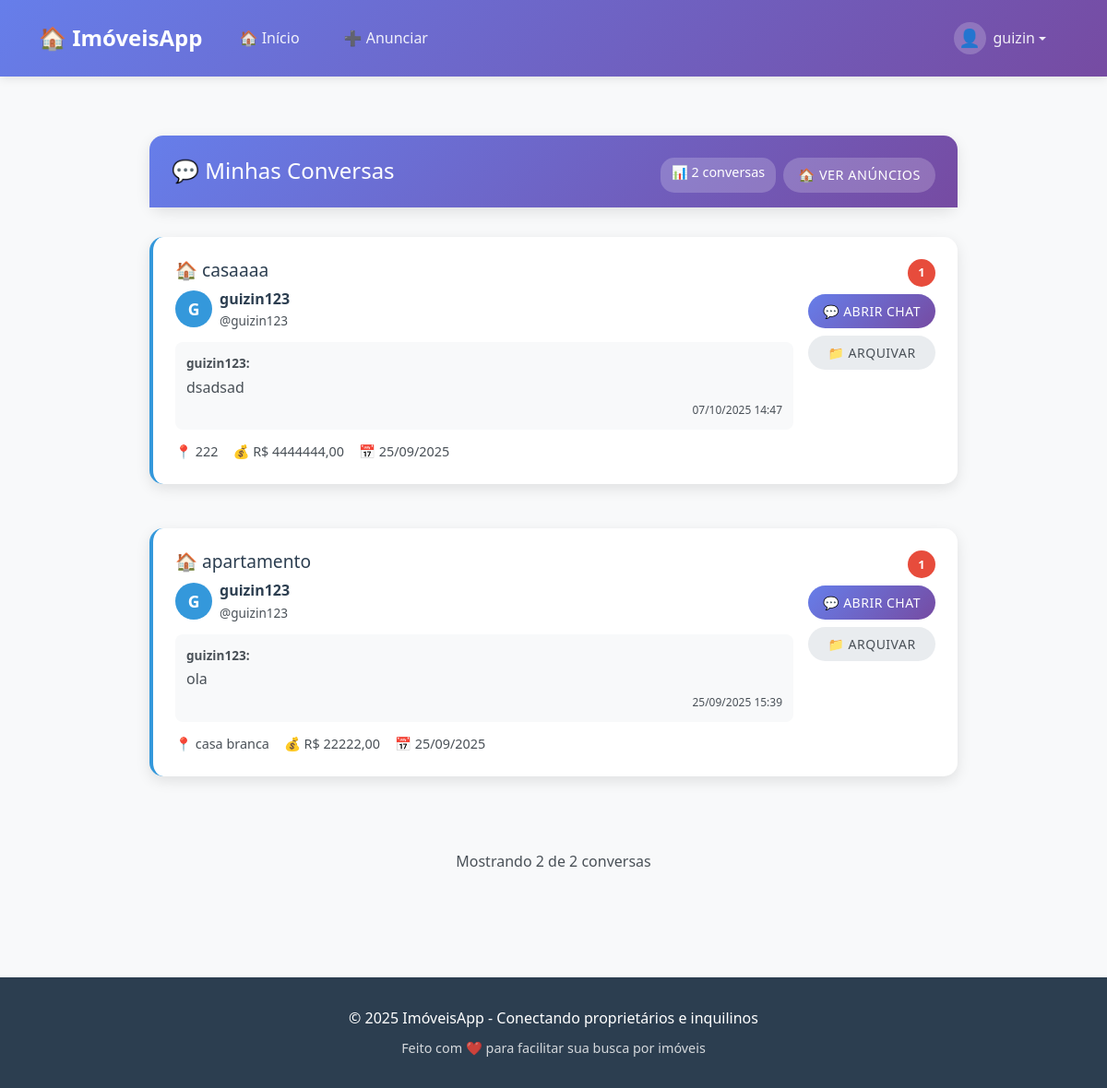
Page /chat/my-chats/ (signed in) on the committed database.
### ads/models.py (models this page shows, shortened)
class ChatRoom(models.Model):
    ad = models.ForeignKey(WantedAd, on_delete=models.CASCADE, related_name='chat_rooms', verbose_name="Anúncio")
    participant_1 = models.ForeignKey(User, on_delete=models.CASCADE, related_name='chats_as_p1', verbose_name="Participante 1")
    participant_2 = models.ForeignKey(User, on_delete=models.CASCADE, related_name='chats_as_p2', verbose_name="Participante 2")
    created_at = models.DateTimeField(auto_now_add=True, verbose_name="Criado em")
    updated_at = models.DateTimeField(auto_now=True, verbose_name="Atualizado em")
    is_active = models.BooleanField(default=True, verbose_name="Ativo")
    class Meta:
        unique_together = ['ad', 'participant_1', 'participant_2']
        verbose_name = "Sala de Chat"
        verbose_name_plural = "Salas de Chat"
        ordering = ['-updated_at']
    def get_other_participant(self, user):
        if user == self.participant_1:
            return self.participant_2
        return self.participant_1
    def get_last_message(self):
        return self.messages.order_by('-created_at').first()
    def get_unread_count_for_user(self, user):
        return self.messages.filter(is_read=False).exclude(sender=user).count()

class WantedAd(models.Model):
       title = models.CharField(max_length=200, verbose_name="Título do Anúncio")
       description = models.TextField(verbose_name="Descrição")
       reward = models.DecimalField(max_digits=10, decimal_places=2, verbose_name="Recompensa", blank=True, null=True)
       category = models.CharField(max_length=100, verbose_name="Categoria", blank=True, null=True)
       location = models.CharField(max_length=200, verbose_name="Localização", blank=True, null=True)
       price = models.DecimalField(max_digits=10, decimal_places=2, verbose_name="Preço", blank=True, null=True)
       created_by = models.ForeignKey(User, on_delete=models.CASCADE, verbose_name="Criado por")
       created_at = models.DateTimeField(auto_now_add=True, verbose_name="Data de Criação")
       updated_at = models.DateTimeField(auto_now=True, verbose_name="Data de Atualização")
       is_active = models.BooleanField(default=True, verbose_name="Ativo")
       class Meta:
           verbose_name = "Anúncio de Procurado"
           verbose_name_plural = "Anúncios de Procurados"

class ChatMessage(models.Model):
    chat_room = models.ForeignKey(ChatRoom, on_delete=models.CASCADE, related_name='messages', verbose_name="Sala de Chat")
    sender = models.ForeignKey(User, on_delete=models.CASCADE, verbose_name="Remetente")
    message = models.TextField(verbose_name="Mensagem")
    created_at = models.DateTimeField(auto_now_add=True, verbose_name="Enviado em")
    is_read = models.BooleanField(default=False, verbose_name="Lida")
    class Meta:
        ordering = ['created_at']
        verbose_name = "Mensagem"
        verbose_name_plural = "Mensagens"

### ads/views.py (the view)
# urls.py: path('chat/my-chats/', views.my_chats, name='my_chats'),
@login_required
def my_chats(request):
    chat_rooms = ChatRoom.objects.filter(
        Q(participant_1=request.user) | Q(participant_2=request.user),
        is_active=True
    ).select_related('ad', 'participant_1', 'participant_2').prefetch_related('messages').order_by('-updated_at')
    chat_list = []
    for room in chat_rooms:
        other_user = room.get_other_participant(request.user)
        last_message = room.get_last_message()
        unread_count = room.get_unread_count_for_user(request.user)
        chat_info = {
            'room': room,
            'other_user': other_user,
            'last_message': last_message,
            'unread_count': unread_count,
            'ad': room.ad
        }
        chat_list.append(chat_info)
    context = {
        'chat_list': chat_list,
        'total_chats': len(chat_list)
    }
    return render(request, 'chat/my_chats.html', context)

### templates/chat/my_chats.html (shortened to what this page needs)
{% extends 'base.html' %}
{% block content %}
<div class="container" style="max-width: 900px; margin: 2rem auto;">
    <div class="card" style="margin-bottom: 2rem;">
        <div class="card-header" style="background: var(--gradiente); color: white;">
            <div style="display: flex; justify-content: space-between; align-items: center; flex-wrap: wrap;">
                <h2 style="margin: 0; font-size: 1.5rem;">💬 Minhas Conversas</h2>
                <div style="display: flex; gap: 0.5rem; margin-top: 0.5rem;">
                    <span style="background: rgba(255,255,255,0.2); padding: 0.25rem 0.75rem; border-radius: 15px; font-size: 0.9rem;">
                        📊 {{ total_chats }} conversa{{ total_chats|pluralize }}
                    </span>
                    <a href="{% url 'index' %}" class="btn" style="background: rgba(255,255,255,0.2); color: white; padding: 0.5rem 1rem; border-radius: 20px; text-decoration: none; font-size: 0.9rem;">
                        🏠 Ver Anúncios
                    </a>
                </div>
            </div>
        </div>
    </div>
    {% if chat_list %}
        <div class="row">
            {% for chat in chat_list %}
            <div class="col-md-12" style="margin-bottom: 1rem;">
                <div class="card chat-item" style="transition: all 0.3s ease; border-left: 4px solid {% if chat.unread_count > 0 %}var(--cor-link){% else %}var(--cor-borda){% endif %};">
                    <div class="card-body" style="padding: 1.5rem;">
                        <div style="display: flex; justify-content: space-between; align-items: flex-start; gap: 1rem;">
                            <div style="flex: 1; min-width: 0;">
                                <h5 style="margin: 0 0 0.5rem 0; color: var(--cor-destaque); font-size: 1.2rem;">
                                    🏠 {{ chat.ad.title }}
                                </h5>
                                <div style="display: flex; align-items: center; gap: 0.5rem; margin-bottom: 0.75rem;">
                                    <div style="width: 40px; height: 40px; background: var(--cor-link); border-radius: 50%; display: flex; align-items: center; justify-content: center; color: white; font-weight: bold; font-size: 1.1rem;">
                                        {{ chat.other_user.username|slice:":1"|upper }}
                                    </div>
                                    <div>
                                        <div style="font-weight: 600; color: var(--cor-destaque);">
                                            {{ chat.other_user.get_full_name|default:chat.other_user.username }}
                                        </div>
                                        <div style="font-size: 0.85rem; color: var(--cor-texto);">
                                            @{{ chat.other_user.username }}
                                        </div>
                                    </div>
                                </div>
                                {% if chat.last_message %}
                                <div style="background: var(--cor-primaria); padding: 0.75rem; border-radius: 8px; margin-bottom: 0.75rem;">
                                    <div style="font-size: 0.85rem; color: var(--cor-texto); margin-bottom: 0.25rem;">
                                        <strong>{{ chat.last_message.sender.username }}:</strong>
                                    </div>
                                    <div style="color: var(--cor-texto); line-height: 1.4;">
                                        {{ chat.last_message.message|truncatewords:15 }}
                                    </div>
                                    <div style="font-size: 0.75rem; color: var(--cor-texto); margin-top: 0.25rem; text-align: right;">
                                        {{ chat.last_message.created_at|date:"d/m/Y H:i" }}
                                    </div>
                                </div>
                                {% else %}
                                <div style="background: var(--cor-primaria); padding: 0.75rem; border-radius: 8px; margin-bottom: 0.75rem; text-align: center; color: var(--cor-texto); font-style: italic;">
                                    Nenhuma mensagem ainda
                                </div>
                                {% endif %}
                                <div style="font-size: 0.9rem; color: var(--cor-texto); display: flex; gap: 1rem; flex-wrap: wrap;">
                                    <span>📍 {{ chat.ad.location }}</span>
                                    <span>💰 R$ {{ chat.ad.price }}</span>
                                    <span>📅 {{ chat.room.created_at|date:"d/m/Y" }}</span>
                                </div>
                            </div>
                            <div style="display: flex; flex-direction: column; align-items: flex-end; gap: 0.5rem;">
                                {% if chat.unread_count > 0 %}
                                <span style="background: var(--cor-erro); color: white; border-radius: 50%; width: 30px; height: 30px; display: flex; align-items: center; justify-content: center; font-size: 0.8rem; font-weight: bold;">
                                    {{ chat.unread_count }}
                                </span>
                                {% endif %}
                                <div style="display: flex; flex-direction: column; gap: 0.5rem; min-width: 120px;">
                                    <a href="{% url 'chat_room' chat.room.id %}" class="btn btn-primary btn-sm" style="text-align: center;">
                                        💬 Abrir Chat
                                    </a>
                                    <a href="{% url 'archive_chat' chat.room.id %}" class="btn btn-secondary btn-sm" style="text-align: center;">
                                        📁 Arquivar
                                    </a>
                                </div>
                            </div>
                        </div>
                    </div>
                </div>
            </div>
            {% endfor %}
        </div>
        <div style="text-align: center; margin-top: 2rem; color: var(--cor-texto);">
            Mostrando {{ chat_list|length }} de {{ total_chats }} conversa{{ total_chats|pluralize }}
        </div>
    {% endif %}
</div>
{% endblock %}

### templates/base.html (shortened to what this page needs)
<!DOCTYPE html>
<html lang="pt-br">
<head>
    <link href="https://cdnjs.cloudflare.com/ajax/libs/bootstrap/5.3.0/css/bootstrap.min.css" rel="stylesheet">
</head>
<body>
    <nav class="navbar navbar-expand-lg navbar-custom">
        <div class="container">
            <a class="navbar-brand" href="{% url 'index' %}">
                🏠 ImóveisApp
            </a>
            <div class="collapse navbar-collapse" id="navbarNav">
                <ul class="navbar-nav me-auto">
                    <li class="nav-item">
                        <a class="nav-link" href="{% url 'index' %}">
                            🏠 Início
                        </a>
                    </li>
                    {% if user.is_authenticated %}
                    <li class="nav-item">
                        <a class="nav-link" href="{% url 'create_ad' %}">
                            ➕ Anunciar
                        </a>
                    </li>
                    {% endif %}
                </ul>
                <ul class="navbar-nav">
                    {% if user.is_authenticated %}
                        <li class="nav-item dropdown">
                            <a class="nav-link dropdown-toggle" href="#" id="userDropdown" role="button" data-bs-toggle="dropdown" style="display: flex; align-items: center;">
                                <div class="user-avatar">
                                    👤
                                </div>
                                {{ user.first_name|default:user.username }}
                            </a>
                        </li>
                    {% endif %}
                </ul>
            </div>
        </div>
    </nav>
    <div class="main-container">
        <div class="container fade-in">
            {% block content %}
            {% endblock %}
        </div>
    </div>
    <footer class="footer">
        <div class="container">
            <p style="margin: 0;">
                © 2025 ImóveisApp - Conectando proprietários e inquilinos
            </p>
            <p style="margin: 0.5rem 0 0 0; font-size: 0.9rem; opacity: 0.8;">
                Feito com ❤️ para facilitar sua busca por imóveis
            </p>
        </div>
    </footer>
</body>
</html>

### templates/base.html (style rules this page uses)
:root { --cor-primaria: #f8f9fa; --cor-secundaria: #e9ecef; --cor-destaque: #2c3e50; --cor-texto: #495057; --cor-link: #3498db; --cor-hover: #2980b9; --cor-borda: #dee2e6; --cor-sucesso: #27ae60; --cor-erro: #e74c3c; --cor-alerta: #f39c12; --sombra: rgba(0, 0, 0, 0.1); --gradiente: linear-gradient(135deg, #667eea 0%, #764ba2 100%); }
* { box-sizing: border-box; }
body { font-family: 'Segoe UI', Tahoma, Geneva, Verdana, sans-serif; line-height: 1.6; margin: 0; padding: 0; background-color: var(--cor-primaria); color: var(--cor-texto); }
.navbar-custom { background: var(--gradiente); box-shadow: 0 2px 10px var(--sombra); padding: 1rem 0; }
.navbar-custom .navbar-brand { color: white !important; font-size: 1.5rem; font-weight: bold; }
.navbar-custom .navbar-nav .nav-link { color: rgba(255, 255, 255, 0.9) !important; margin: 0 0.5rem; padding: 0.5rem 1rem !important; border-radius: 25px; transition: all 0.3s ease; }
.main-container { min-height: calc(100vh - 200px); padding: 2rem 0; }
.card { border: none; border-radius: 15px; box-shadow: 0 5px 15px var(--sombra); margin-bottom: 2rem; background: white; transition: transform 0.3s ease, box-shadow 0.3s ease; }
.card-header { background: var(--cor-destaque); color: white; border-radius: 15px 15px 0 0 !important; padding: 1rem 1.5rem; border: none; }
.card-body { padding: 1.5rem; }
.btn { border-radius: 25px; padding: 0.75rem 1.5rem; font-weight: 500; text-transform: uppercase; letter-spacing: 0.5px; transition: all 0.3s ease; border: none; cursor: pointer; text-decoration: none; display: inline-block; text-align: center; }
.btn-primary { background: var(--gradiente); color: white; }
.btn-secondary { background: var(--cor-secundaria); color: var(--cor-texto); }
.btn-sm { padding: 0.5rem 1rem; font-size: 0.875rem; }
.row { display: flex; flex-wrap: wrap; margin: 0 -0.75rem; }
.col-md-4, .col-md-6, .col-md-8, .col-md-12 { padding: 0 0.75rem; margin-bottom: 1.5rem; }
@media (min-width: 768px) { .col-md-12 { flex: 0 0 100%; } }
.footer { background: var(--cor-destaque); color: white; text-align: center; padding: 2rem 0; margin-top: 3rem; }
.fade-in { animation: fadeIn 0.6s ease-out; }
.user-avatar { width: 35px; height: 35px; background: rgba(255, 255, 255, 0.2); border-radius: 50%; display: flex; align-items: center; justify-content: center; font-size: 1.2rem; margin-right: 0.5rem; }

### rows in the picture
ChatRoom: ad "casaaaa", other_user.username "G", other_user.get_full_name "guizin123", other_user.username "guizin123", last_message.sender.username "guizin123", last_message.message "dsadsad", last_message.created_at "07/10/2025 14:47", ad.location "222", ad.price "4444444,00", room.created_at "25/09/2025", unread_count "1"
ChatRoom: ad "apartamento", other_user.username "G", other_user.get_full_name "guizin123", other_user.username "guizin123", last_message.sender.username "guizin123", last_message.message "ola", last_message.created_at "25/09/2025 15:39", ad.location "casa branca", ad.price "22222,00", room.created_at "25/09/2025", unread_count "1"

### other values in the picture
{{ user.first_name|default:user.username }} "guizin"
{{ total_chats }} "2"
{{ chat_list|length }} "2"
